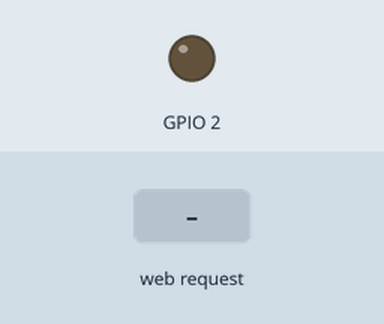
A sketch run on a simulated ESP32. On the bench: output pins drawn as LEDs (lit = HIGH). The inputs (shaded band) are chosen by the test bench. WiFi joins after 1.5 s; servers stay silent unless stated; the local clock reads 2024-03-15 10:24:30 at power-on unless the sketch sets it; what the sketch prints to the serial monitor is not drawn.

Above: at 2.8 s.
2.9 s: HTTP request GET /Light1_on received
At 3.6 s:
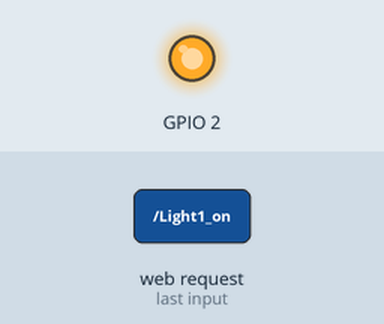
4.4 s: HTTP request GET /Light1_off received
At 4.8 s:
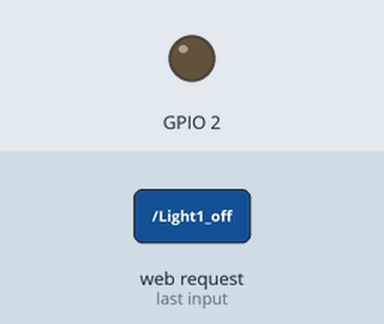
Timing chart, 0 to 7.4 s (numbered marks = the images above; inputs shaded):
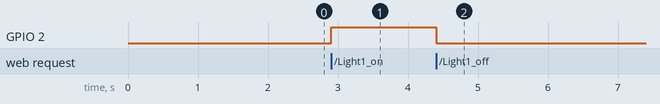

Measured:
- after the input at 2.9 s, GPIO 2: LOW → HIGH at once
- after the input at 4.4 s, GPIO 2: HIGH → LOW at once

The sketch:

getTimeFromWeb.ino
```cpp
#include <Servo.h>
#include <WiFi.h>
#include <WiFiClient.h>
#include <WiFiServer.h>
#include <WebServer.h>

//阿里云网络
#define NTP1  "ntp1.aliyun.com"
#define NTP2  "ntp2.aliyun.com"
#define NTP3  "ntp3.aliyun.com"

//定义所连接的WIFI名称和密码
const char* wifi_network_ssid = "MERCURY_0F88";
const char* wifi_network_password = "88592661";

//定义自身的WIFI名称和密码
const char *soft_ap_ssid = "ESP32-WiFi";
const char *soft_ap_password = "12345678";

//定义webserver的端口
WebServer server(80);

//HTML页面
String HTML = "<!DOCTYPE html>\
<html>\
<body>\
<meta charset = \"utf-8\">\
<style> html{text-align:center;}</style>\
<h1>ESP32 Light Control</h1>\
<h2>Light 1 (left)</h2>\
<p><a href =\"/Light1_on\"><button>ON</button></a>   <a href =\"/Light1_off\"><button>OFF</button></a></p>\
<h2>Light 2 (right)</h2>\
<p><a href =\"/Light2_on\"><button>ON</button></a>   <a href =\"/Light2_off\"><button>OFF</button></a></p>\
</body>\
</html>";

//获取时间
void setClock() {

  struct tm timeinfo;
    if (!getLocalTime(&timeinfo)){
      //如果获取失败，就开启联网模式，获取时间
      Serial.println("Failed to obtain time");
      WiFi.disconnect(false);
      WiFi.mode(WIFI_MODE_APSTA);//开启网络
      WiFi.begin(wifi_network_ssid, wifi_network_password);
      while (WiFi.status() != WL_CONNECTED){
        delay(500);
        Serial.print(".");
      }
      configTime(8 * 3600, 0, NTP1, NTP2,NTP3);
      return;
    }
    Serial.println();
    Serial.println(&timeinfo, "%F %T %A"); // 格式化输出:2021-10-24 23:00:44 Sunday
//    Serial.print(asctime(&timeinfo));//默认打印格式：Mon Oct 25 11:13:29 2021
//    WiFi.disconnect(true);
}

void setup() {
  pinMode(2, OUTPUT);

  Serial.begin(115200);
  WiFi.mode(WIFI_MODE_APSTA);
  WiFi.softAP(soft_ap_ssid, soft_ap_password);
  WiFi.begin(wifi_network_ssid, wifi_network_password);
  Serial.print("Connect to WiFi");
  while (WiFi.status()!= WL_CONNECTED) {
    delay(500);
    Serial.print(".");
  }
  Serial.println();
  Serial.print("AP address: ");
  Serial.println(WiFi.softAPIP());
  Serial.print("STA connected IP address: ");
  Serial.println(WiFi.localIP());

  //html处理与函数对应
  server.on("/", handle_root);
  server.on("/Light1_on", handle_light1_on);
  server.on("/Light1_off", handle_light1_off);
  server.on("/Light2_on", handle_light2_on);
  server.on("/Light2_off", handle_light2_off);

  //网络webserver启动
  server.begin();
  Serial.println("HTTP server started!");
  delay(100);

  // 从网络时间服务器上获取并设置时间，获取成功后芯片会使用RTC时钟保持时间的更新
  configTime(8 * 3600, 0, NTP1, NTP2, NTP3);
  setClock();
}

void loop() {
  server.handleClient();
}

//HTML发送函数
void handle_root() {
  server.send(200, "text/html", HTML);
}
void handle_light1_on(){
//  lightServo1.write(0);
  Serial.println("Light 1 ON");
  digitalWrite(2, HIGH);
  setClock();
  server.send(200, "text/html", HTML);
}
void handle_light1_off(){
//  lightServo1.write(0);
  Serial.println("Light 1 OFF");
  digitalWrite(2, LOW);
  setClock();
  server.send(200, "text/html", HTML);
}
void handle_light2_on(){
//  lightServo2.write(0);
  Serial.println("Light 2 ON");
  setClock();
  server.send(200, "text/html", HTML);
}
void handle_light2_off(){
//  lightServo2.write(0);
  Serial.println("Light 2 OFF");
  setClock();
  server.send(200, "text/html", HTML);
}
```
